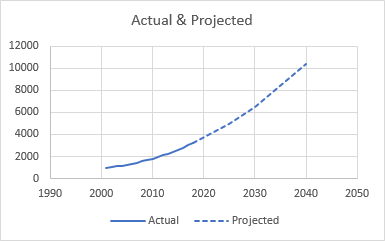
#> input picture 687f88d4-b5fb-4e08-840d-913f25a18d74/image2.png, 385 x 241 px
$ python -i auto_detector.py   (imports and definitions only)
#> lines starting #> are read from the running program, lines starting #| are printed output that depends on the picture; after the words box and inside, x2 and y2 are one past the last pixel; in counts of white or black regions, pixels touching at a corner belong together
import cv2
import numpy as np
from typing import Tuple, List, Optional, Any

class AutoDetector:
    """Automatic detection of axes and data curves in graph images"""

    def __init__(self, image_path: str, calibration_points: Optional[dict] = None):
        self.image_path = image_path
        self.image = cv2.imread(image_path)
#> self.image is the input picture: shape (241, 385, 3); mean B, G, R 249.8, 249.4, 249.1
        self.gray = cv2.cvtColor(self.image, cv2.COLOR_BGR2GRAY)
        self.height, self.width = self.gray.shape
#> self.height = 241; self.width = 385
        self.calibration_points = calibration_points
        self.plot_area = self._calculate_plot_area_from_calibration(calibration_points) if calibration_points else None

    # [166 lines left out: functions _sample_color_at_click, _sample_pattern_at_click, _extract_connected_component, _calculate_plot_area_from_calibration, _filter_points_in_plot_area, not called in this run]

    def detect_axes(self) -> Optional[dict]:
        """
        Detect X and Y axes using Hough Line Transform
        Returns: dict with 'x_axis' and 'y_axis' line coordinates
        """
        # Edge detection - relaxed thresholds for better detection
        edges = cv2.Canny(self.gray, 30, 100, apertureSize=3)

        # Hough Line Transform - lowered threshold and increased gap tolerance
        lines = cv2.HoughLinesP(edges, 1, np.pi/180, threshold=80,
                                minLineLength=self.width//5, maxLineGap=20)

        if lines is None:
            return None

        # Separate horizontal and vertical lines
        horizontal_lines = []
        vertical_lines = []

        margin = 15 # Ignore lines within 15px of border

        for line in lines:
            x1, y1, x2, y2 = line[0]
            angle = np.abs(np.arctan2(y2 - y1, x2 - x1) * 180 / np.pi)
            length = np.sqrt((x2-x1)**2 + (y2-y1)**2)

            # Horizontal (close to 0 or 180 degrees)
            if angle < 15 or angle > 165:
                # Filter borders
                if margin < y1 < self.height - margin:
                    horizontal_lines.append((x1, y1, x2, y2, length))

            # Vertical (close to 90 degrees)
            elif 75 < angle < 105:
                # Filter borders
                if margin < x1 < self.width - margin:
                    vertical_lines.append((x1, y1, x2, y2, length))

        if not horizontal_lines or not vertical_lines:
            return None

        # Find the longest lines (likely to be axes)
        # X-axis: longest horizontal line near bottom
        horizontal_lines.sort(key=lambda l: (l[4], l[1]), reverse=True) # Prioritize Length, then Bottom (large Y)
        x_axis = horizontal_lines[0][:4]  # (x1, y1, x2, y2)

        # Y-axis: longest vertical line near left
        # Fix: Sort by Length DESC, then X ASC (small X is left).
        # So key should be (Length, -X).
        vertical_lines.sort(key=lambda l: (l[4], -l[0]), reverse=True)
        y_axis = vertical_lines[0][:4]

        return {
            'x_axis': x_axis,
            'y_axis': y_axis
        }

    def get_axis_endpoints(self, axes: dict) -> dict:
        """
        Extract calibration points from detected axes
        Returns: dict with pixel coordinates for X1, X2, Y1, Y2
        """
        x1, y1, x2, y2 = axes['x_axis']
        # X-axis endpoints
        x_start = (min(x1, x2), y1)
        x_end = (max(x1, x2), y2)

        vx1, vy1, vx2, vy2 = axes['y_axis']
        # Y-axis endpoints
        y_start = (vx1, max(vy1, vy2))  # Bottom
        y_end = (vx2, min(vy1, vy2))    # Top

        return {
            'x_start': x_start,
            'x_end': x_end,
            'y_start': y_start,
            'y_end': y_end
        }

    # [64 lines left out: functions detect_curve, visualize_detection, not called in this run]

    def detect_auto(self, mode: str = 'guided', colors: List[List[int]] = [], n_series: int = 1, detection_method: str = 'color', calibration_points: Optional[dict] = None) -> List[dict]:
        """
        Main entry point for auto-detection called by app.py
        Handles Guided Mode (Color-based) and Automatic Mode (Clustering)
        """
        print(f"DEBUG: detect_auto called with mode={mode}, method={detection_method}")

        # 1. Automatic Mode (Legacy / No Colors)
        if mode == 'auto' or not colors:
            return self.detect_multiple_series(n_series)

        # 2. Guided Mode (Color Picked)
        series_results = []

        # Calculate ROI once
        plot_area = None
        if calibration_points:
            plot_area = self._calculate_plot_area_from_calibration(calibration_points)
            print(f"DEBUG: detect_auto using plot_area: {plot_area}")
        else:
            print("DEBUG: detect_auto called WITHOUT calibration_points")

        for i, color in enumerate(colors):
            label = f"Graph {i+1}"

            if detection_method == 'color' or detection_method == 'both':
                # V7 Logic returns a LIST of series (Solid + Dashed)
                extracted = self._extract_series_by_color(tuple(color), label, plot_area=plot_area)
                if extracted:
                    series_results.extend(extracted)

            elif detection_method == 'style':
                # Legacy Style extraction (single dict)
                extracted = self._extract_series_by_style(tuple(color), label)
                if extracted:
                    series_results.append(extracted)

        return series_results

    def detect_multiple_series(self, n_series: int = 3, exclude_background: bool = True) -> List[dict]:
        """
        Detect multiple data series using Graph Clustering and ROI Masking (V6 Logic)
        Automatically excludes axis labels, red annotations, and background.
        Separates Solid and Dashed lines based on connectivity.
        """
        # 1. Calculate ROI based on Axes
        axes = self.detect_axes()
#> in detect_axes, `edges = cv2.Canny(self.gray, 30, 100, apertureSize=3)`:
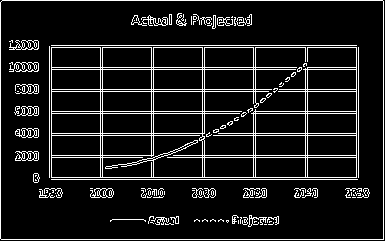
#> edges: shape (241, 385); 10.6% white in thin lines or dots
#> in detect_axes, `lines = cv2.HoughLinesP(edges, 1, np.pi/180, threshold=80, minLineLeng..`: lines = 32 rows, first 6: [2, 0, 382, 0], [0, 91, 358, 91], [33, 177, 358, 177], [0, 67, 358, 67], [1, 239, 383, 239], [0, 69, 358, 69]
#> the loop in detect_axes, `for line in lines:` made 32 passes
#> (x1, y1, x2, y2, angle, length) on passes 1 to 12: (2, 0, 382, 0, 0, 380), (0, 91, 358, 91, 0, 358), (33, 177, 358, 177, 0, 325), (0, 67, 358, 67, 0, 358), (1, 239, 383, 239, 0, 382), (0, 69, 358, 69, 0, 358), (0, 45, 356, 45, 0, 356), (0, 135, 358, 135, 0, 358), (0, 111, 358, 111, 0, 358), (0, 113, 358, 113, 0, 358), (0, 89, 358, 89, 0, 358), (0, 133, 358, 133, 0, 358)
#> after the loop in detect_axes, `for line in lines:`: horizontal_lines = 14 items, first 6: (0, 91, 358, 91, 358), (33, 177, 358, 177, 325), (0, 67, 358, 67, 358), (0, 69, 358, 69, 358), (0, 45, 356, 45, 356), (0, 135, 358, 135, 358); vertical_lines = 14 items, first 6: (358, 197, 358, 48, 149), (100, 196, 100, 48, 148), (49, 195, 49, 46, 149), (151, 222, 151, 48, 174), (356, 195, 356, 48, 147), (153, 191, 153, 48, 143)
#> in detect_axes, `x_axis = horizontal_lines[0][:4]`: x_axis = (0, 157, 358, 157)
#> in detect_axes, `y_axis = vertical_lines[0][:4]`: y_axis = (151, 222, 151, 48)
        plot_mask = None

        if axes:
            endpoints = self.get_axis_endpoints(axes)
            plot_mask = self._get_plot_area_mask(endpoints)
        else:
            # Fallback to central area if no axes found
            plot_mask = np.zeros(self.image.shape[:2], dtype=np.uint8)
            h, w = self.image.shape[:2]
            plot_mask[int(h*0.05):int(h*0.95), int(w*0.05):int(w*0.95)] = 255

        # 2. Get Data Mask (Red Exclusion)
        data_mask, _ = self._get_data_mask_refined(plot_mask)

        # 3. Graph Clustering Separation
        series_list = self._detect_series_by_clustering(data_mask)

        return series_list

    def _get_plot_area_mask(self, endpoints: dict) -> np.ndarray:
        mask = np.zeros(self.image.shape[:2], dtype=np.uint8)

        roi_x1 = int(endpoints['x_start'][0])
        roi_x2 = int(endpoints['x_end'][0])
        roi_y1 = int(endpoints['y_end'][1])
        roi_y2 = int(endpoints['x_start'][1])

        roi_x1, roi_x2 = min(roi_x1, roi_x2), max(roi_x1, roi_x2)
        roi_y1, roi_y2 = min(roi_y1, roi_y2), max(roi_y1, roi_y2)

        margin = 5
        roi_x1 += margin; roi_x2 -= margin; roi_y1 += margin; roi_y2 -= margin

        h, w = mask.shape
        roi_x1 = max(0, min(w, roi_x1))
        roi_x2 = max(0, min(w, roi_x2))
        roi_y1 = max(0, min(h, roi_y1))
        roi_y2 = max(0, min(h, roi_y2))

        if roi_x2 > roi_x1 and roi_y2 > roi_y1:
            mask[roi_y1:roi_y2, roi_x1:roi_x2] = 255
        else:
            mask[int(h*0.1):int(h*0.9), int(w*0.1):int(w*0.9)] = 255
        return mask

    def _get_data_mask_refined(self, plot_mask: np.ndarray) -> Tuple[np.ndarray, np.ndarray]:
        hsv = cv2.cvtColor(self.image, cv2.COLOR_BGR2HSV)

        # 1. Background Exclude
        lower_bg = np.array([0, 0, 200])
        upper_bg = np.array([180, 50, 255])
        bg_mask = cv2.inRange(hsv, lower_bg, upper_bg)

        # 2. Red Color (Text) Exclude
        lower_red1 = np.array([0, 70, 50])
        upper_red1 = np.array([10, 255, 255])
        mask_red1 = cv2.inRange(hsv, lower_red1, upper_red1)

        lower_red2 = np.array([170, 70, 50])
        upper_red2 = np.array([180, 255, 255])
        mask_red2 = cv2.inRange(hsv, lower_red2, upper_red2)

        red_mask = cv2.bitwise_or(mask_red1, mask_red2)

        # Combine exclusions
        exclude_mask = cv2.bitwise_or(bg_mask, red_mask)
        data_mask = cv2.bitwise_not(exclude_mask)

        # Apply ROI
        if plot_mask is not None:
            data_mask = cv2.bitwise_and(data_mask, plot_mask)

        return data_mask, red_mask

    def _detect_series_by_clustering(self, mask: np.ndarray) -> List[dict]:
        # 1. Close small gaps
        kernel = np.ones((2, 2), np.uint8)
        mask = cv2.morphologyEx(mask, cv2.MORPH_CLOSE, kernel, iterations=2)

        # 2. Find Contours
        contours, _ = cv2.findContours(mask, cv2.RETR_EXTERNAL, cv2.CHAIN_APPROX_SIMPLE)

        boxes = []
        for i, cnt in enumerate(contours):
            if cv2.contourArea(cnt) < 5: continue
            x, y, w, h = cv2.boundingRect(cnt)
            boxes.append({
                'id': i,
                'rect': (x, y, w, h),
                'w': w, 'h': h,
                'contour': cnt,
                'center': (x + w/2, y + h/2),
                'group_id': i
            })

        # 3. Cluster by Proximity
        dist_threshold = 4.0

        changed = True
        while changed:
            changed = False
            groups = {}
            for b in boxes:
                gid = b['group_id']
                if gid not in groups: groups[gid] = []
                groups[gid].append(b)

            group_ids = list(groups.keys())
            for i in range(len(group_ids)):
                for j in range(i+1, len(group_ids)):
                    gid1 = group_ids[i]
                    gid2 = group_ids[j]

                    has_close = False
                    for b1 in groups[gid1]:
                        for b2 in groups[gid2]:
                            dx = max(0, abs(b1['center'][0] - b2['center'][0]) - (b1['w'] + b2['w'])/2)
                            dy = max(0, abs(b1['center'][1] - b2['center'][1]) - (b1['h'] + b2['h'])/2)
                            dist = np.sqrt(dx*dx + dy*dy)
                            if dist < dist_threshold:
                                has_close = True
                                break
                        if has_close: break

                    if has_close:
                        for b in groups[gid2]:
                            b['group_id'] = gid1
                        changed = True
                        break
                if changed: break

        # 4. Classify and Extract
        groups = {}
        for b in boxes:
            gid = b['group_id']
            if gid not in groups: groups[gid] = []
            groups[gid].append(b)

        series_list = []

        # Collect solid and dashed points
        solid_points = []
        dashed_points = []

        for gid, group_boxes in groups.items():
            min_x = min(b['rect'][0] for b in group_boxes)
            max_x = max(b['rect'][0] + b['rect'][2] for b in group_boxes)
            total_width = max_x - min_x

            # Vertical Artifact Check
            min_y = min(b['rect'][1] for b in group_boxes)
            max_y = max(b['rect'][1] + b['rect'][3] for b in group_boxes)
            total_height = max_y - min_y

            if total_height > total_width * 3 and total_width < 10:
                continue # Ignore vertical artifacts

            is_solid = total_width > 30

            target_list = solid_points if is_solid else dashed_points

            for b in group_boxes:
                mask_b = np.zeros(mask.shape, dtype=np.uint8)
                cv2.drawContours(mask_b, [b['contour']], -1, 255, -1)
                pts = self._extract_points_from_mask_internal(mask_b)
                target_list.extend(pts)

        # Sort and Create Series Dicts
        if solid_points:
            solid_points = sorted(list(set(solid_points)), key=lambda p: p[0])
            series_list.append({
                'label': 'Solid Line',
                'color': [0, 0, 0], # Default Black/Blue
                'points': solid_points,
                'style': 'solid',
                'count': len(solid_points)
            })

        if dashed_points:
            dashed_points = sorted(list(set(dashed_points)), key=lambda p: p[0])
            series_list.append({
                'label': 'Dashed Line',
                'color': [0, 0, 255], # Red indicator for dashed
                'points': dashed_points,
                'style': 'dashed',
                'count': len(dashed_points)
            })

        return series_list

    def _extract_points_from_mask_internal(self, mask: np.ndarray) -> List[Tuple[int, int]]:
        contours, _ = cv2.findContours(mask, cv2.RETR_EXTERNAL, cv2.CHAIN_APPROX_SIMPLE)
        if not contours: return []
        mask_filled = np.zeros_like(mask)
        cv2.drawContours(mask_filled, contours, -1, 255, -1)
        y_coords, x_coords = np.where(mask_filled > 0)
        x_to_y = {}
        for x, y in zip(x_coords, y_coords):
            if x not in x_to_y: x_to_y[x] = []
            x_to_y[x].append(y)
        points = []
        for x in sorted(x_to_y.keys()):
            ys = x_to_y[x]
            mean_y = int(round(sum(ys) / len(ys)))
            points.append((x, mean_y))
        return points

    # [473 lines left out: functions _extract_series_by_color, _extract_points_from_mask, _detect_line_style, _validate_series, _extract_series_by_style, _extract_series_by_color_and_style, not called in this run]

>>> result = AutoDetector('../../../687f88d4-b5fb-4e08-840d-913f25a18d74/image2.png').detect_auto()
#> in detect_multiple_series, `axes = self.detect_axes()`: axes = {'x_axis': (0, 157, 358, 157), 'y_axis': (151, 222, 151, 48)}
#> in get_axis_endpoints, `x1, y1, x2, y2 = axes['x_axis']`: x1 = 0; y1 = 157; x2 = 358; y2 = 157
#> in get_axis_endpoints, `x_start = (min(x1, x2), y1)`: x_start = (0, 157)
#> in get_axis_endpoints, `x_end = (max(x1, x2), y2)`: x_end = (358, 157)
#> in get_axis_endpoints, `vx1, vy1, vx2, vy2 = axes['y_axis']`: vx1 = 151; vy1 = 222; vx2 = 151; vy2 = 48
#> in get_axis_endpoints, `y_start = (vx1, max(vy1, vy2))`: y_start = (151, 222)
#> in get_axis_endpoints, `y_end = (vx2, min(vy1, vy2))`: y_end = (151, 48)
#> in detect_multiple_series, `endpoints = self.get_axis_endpoints(axes)`: endpoints = {'x_start': (0, 157), 'x_end': (358, 157), 'y_start': (151, 222), 'y_end': (151, 48)}
#> in _get_plot_area_mask, `roi_x1 = int(endpoints['x_start'][0])`: roi_x1 = 0
#> in _get_plot_area_mask, `roi_x2 = int(endpoints['x_end'][0])`: roi_x2 = 358
#> in _get_plot_area_mask, `roi_y1 = int(endpoints['y_end'][1])`: roi_y1 = 48
#> in _get_plot_area_mask, `roi_y2 = int(endpoints['x_start'][1])`: roi_y2 = 157
#> in _get_plot_area_mask, `roi_x1 += margin`: roi_x1 = 5
#> in _get_plot_area_mask, `roi_x2 -= margin`: roi_x2 = 353
#> in _get_plot_area_mask, `roi_y1 += margin`: roi_y1 = 53
#> in _get_plot_area_mask, `roi_y2 -= margin`: roi_y2 = 152
#> in detect_multiple_series, `plot_mask = self._get_plot_area_mask(endpoints)`:
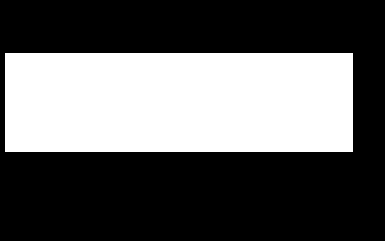
#> plot_mask: shape (241, 385); 37.1% white; 1 white region, box (x1, y1, x2, y2) and area: (5, 53, 353, 152) 34452
#> in _get_data_mask_refined, `hsv = cv2.cvtColor(self.image, cv2.COLOR_BGR2HSV)`: hsv: shape (241, 385, 3); mean H, S, V 0.9, 0.8, 249.8
#> in _get_data_mask_refined, `bg_mask = cv2.inRange(hsv, lower_bg, upper_bg)`:
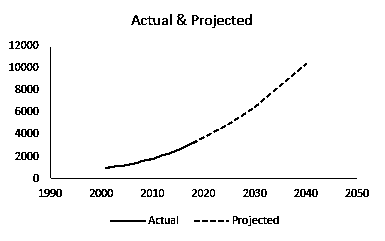
#> bg_mask: shape (241, 385); 96.6% white; black in thin lines or dots, all inside (x1, y1, x2, y2) = (9, 14, 369, 226)
#> in _get_data_mask_refined, `mask_red1 = cv2.inRange(hsv, lower_red1, upper_red1)`: mask_red1: shape (241, 385); every value is 0
#> in _get_data_mask_refined, `data_mask = cv2.bitwise_and(data_mask, plot_mask)`:
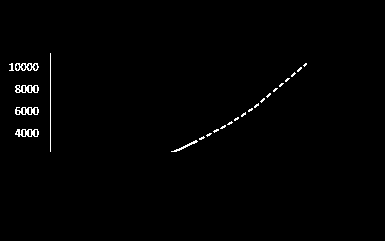
#> data_mask: shape (241, 385); 0.91% white in thin lines or dots, all inside (x1, y1, x2, y2) = (9, 53, 307, 152)
#> in _detect_series_by_clustering, `mask = cv2.morphologyEx(mask, cv2.MORPH_CLOSE, kernel, iterations=2)`:
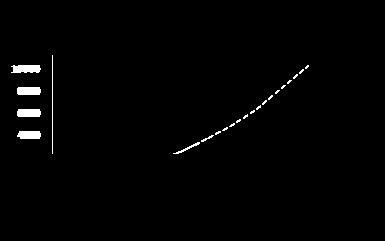
#> mask: shape (241, 385); 1.2% white; 22 white regions (15 under 20 px)
#> in _detect_series_by_clustering, `contours, _ = cv2.findContours(mask, cv2.RETR_EXTERNAL, cv2.CHAIN_APPR..`: contours = 22 contours, 17 with area under 20; largest, box (x1, y1, x2, y2) and area: (11, 65, 41, 73) 173, (17, 87, 41, 95) 157, (17, 109, 41, 117) 156, (17, 131, 41, 139) 148, (173, 142, 200, 154) 36
#> the loop in _detect_series_by_clustering, `for i, cnt in enumerate(contours):` made 22 passes
#> (x, y, w, h) on passes 1 to 12: (173, 142, 27, 12), (201, 135, 13, 7), (215, 131, 6, 4), (17, 131, 24, 8), (222, 127, 6, 4), (229, 123, 6, 4), (236, 119, 5, 4), (243, 114, 5, 5), (250, 110, 5, 4), (17, 109, 24, 8), (256, 105, 5, 5), (262, 100, 5, 5)
#> cnt on pass 22: [[52, 55], [52, 153]]
#> after the loop in _detect_series_by_clustering, `for i, cnt in enumerate(contours):`: boxes = 21 items
#> after the loop in _detect_series_by_clustering, `while changed:`: b = {'id': 20, 'rect': (11, 65, 30, 8), 'w': 30, 'h': 8, 'contour': contour of 31 points, box (x1, y1, x2, y2) (11, 65, 41, 73), area 173, 'center': (26, 69), 'group_id': 20}
#> the loop in _detect_series_by_clustering, `for b in boxes:` made 21 passes
#> gid on passes 1 to 12: 0, 0, 0, 3, 0, 0, 0, 0, 0, 9, 0, 0
#> after the loop in _detect_series_by_clustering, `for b in boxes:`: groups = 5 items
#> the loop in _detect_series_by_clustering, `for gid, group_boxes in groups.items():` made 5 passes
#> (gid, min_x, max_x, total_width, min_y, max_y, total_height, is_solid) on passes 2 to 5: (3, 17, 41, 24, 131, 139, 8, False), (9, 17, 41, 24, 109, 117, 8, False), (14, 17, 41, 24, 87, 95, 8, False), (20, 11, 41, 30, 65, 73, 8, False)
#> (gid, min_x, max_x, total_width, min_y, max_y, total_height, is_solid) on pass 1: (0, 173, 309, 136, 65, 154, 89, True)
#> after the loop in _detect_series_by_clustering, `for gid, group_boxes in groups.items():`:
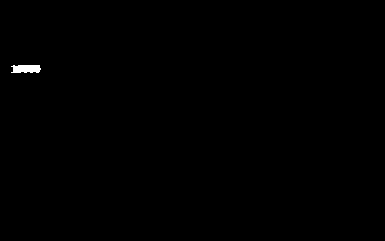
#> mask_b: shape (241, 385); 0.23% white; 1 white region, box (x1, y1, x2, y2) and area: (11, 65, 41, 73) 209
#> in _detect_series_by_clustering, `solid_points = sorted(list(set(solid_points)), key=lambda p: p[0])`: solid_points = 117 pairs, first value 173 to 308, second value 66 to 153
#> in detect_multiple_series, `series_list = self._detect_series_by_clustering(data_mask)`: series_list = 2 items
#> result = 2 items
